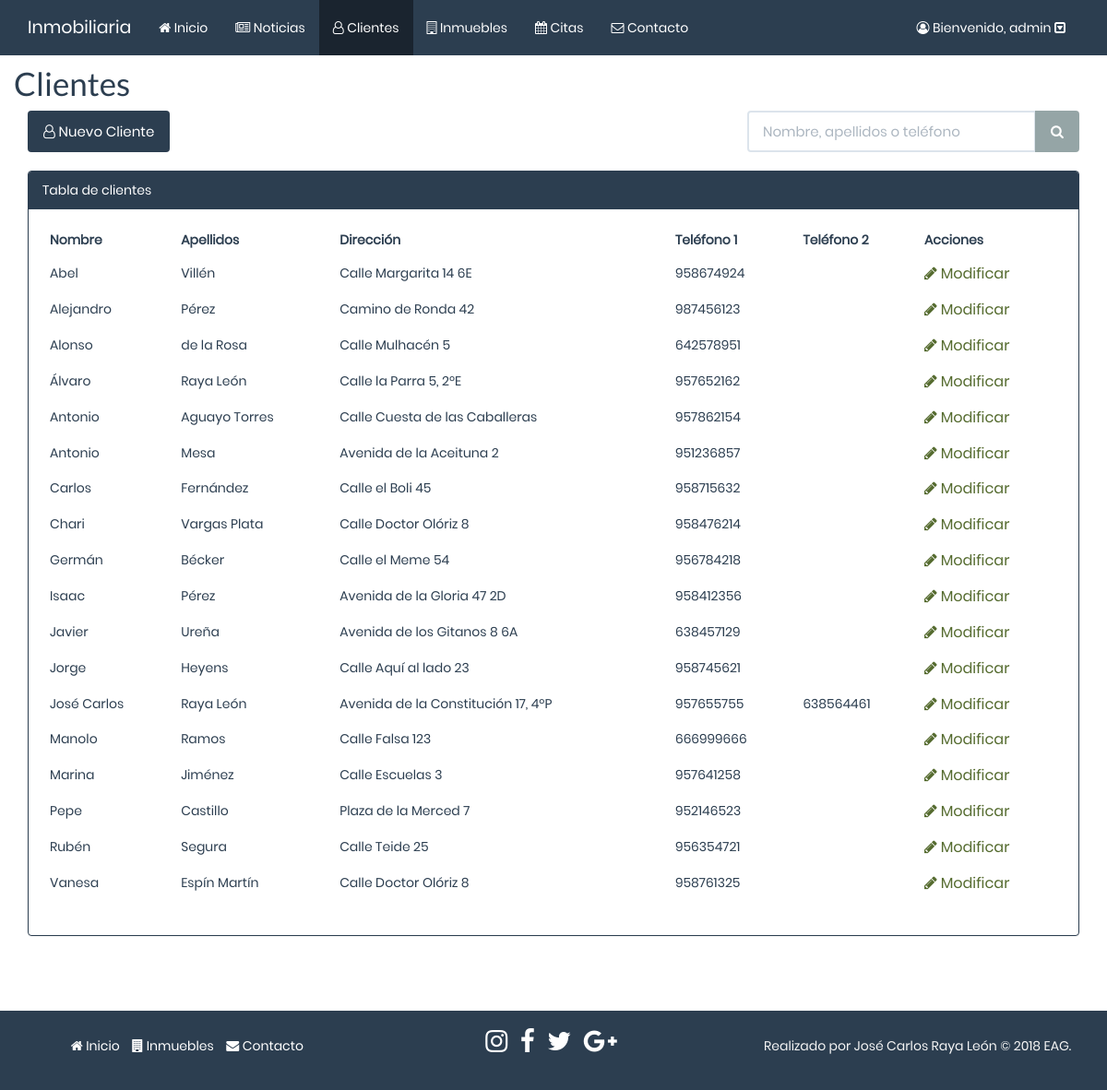
The page /php/clientes/clientes.php (signed in) on the database as committed earlier.
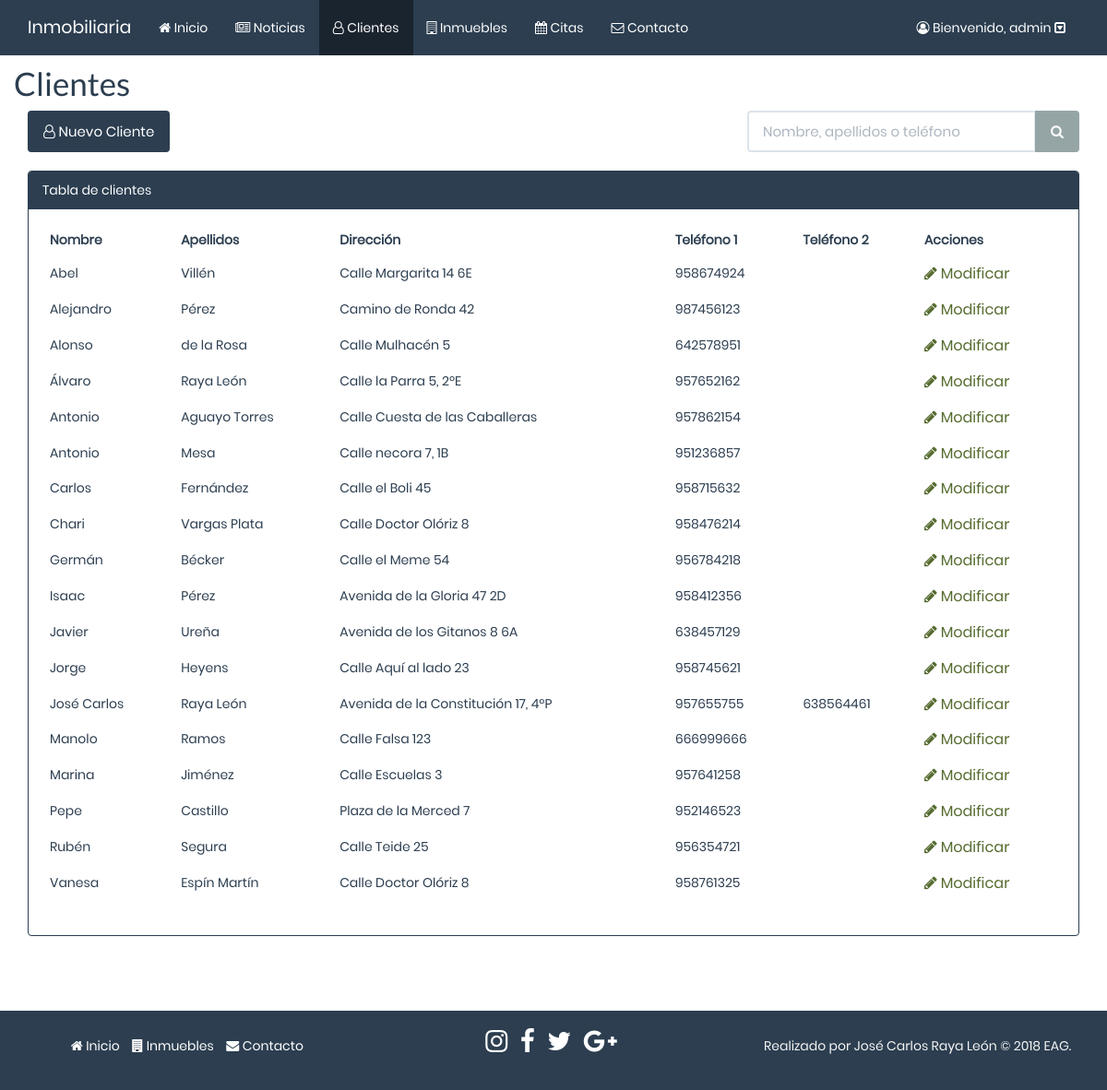
The same page on the database as committed later.
### tables this page shows
CREATE TABLE IF NOT EXISTS `clientes` (
`id` bigint(20) unsigned NOT NULL,
  `nombre` varchar(50) NOT NULL,
  `apellidos` varchar(50) NOT NULL,
  `direccion` varchar(150) NOT NULL,
  `telefono1` varchar(9) NOT NULL,
  `telefono2` varchar(9) NOT NULL,
  `nombre_usuario` varchar(15) NOT NULL,
  `pass` varchar(32) NOT NULL
);

### php/clientes/clientes.php (the view, shortened to what this page needs)
<?php
include '../funciones.php';
?>
<!DOCTYPE html>
<html lang="en">
<head>
</head>
<body>
    <div class="row">
    </div>
        <div class="container" id="wrap">
            <div class="row">
               <h1>Clientes</h1>
                <div class="col-sm-6 col-md-7 col-lg-8 hidden-xs">
                    <a href="insertar_cliente.php" class="btn bg-primary"><span class="fa fa-user-o"></span> Nuevo Cliente</a>
                </div>
                <div class="col-xs-12 col-sm-6 col-md-5 col-lg-4 text-right">
                    <form action="#" method="get">
                        <div class="input-group">
                            <input class="form-control" type="text" name="buscar" placeholder="Nombre, apellidos o teléfono">
                            <div class="input-group-btn">
                                <button class="btn btn-default" type="submit" name="enviarBuscar">
                                    <i class="fa fa-search"></i>
                                </button>
                            </div>
                        </div>
                    </form>
                </div>
            </div>
            <br>
            <?php
            if(isset($_GET['enviarBuscar'])){
                $busqueda = $_GET['buscar'];
                $cons_bus_cli = "select *
                                    from clientes
                                    where id > 0
                                    and (nombre like '%$busqueda%'
                                    or apellidos like '%$busqueda%'
                                    or telefono1 like '%$busqueda%'
                                    or telefono2 like '%$busqueda%')
                                    order by nombre";
                $clientes = db_query($cons_bus_cli);
                if(mysqli_num_rows($clientes) == 0){
                    ?>
                    <h2><span class="fa fa-info-circle text-info"></span> No se han encontrado resultados</h2>
                    <?php
                }else{
                    tablaClientes($cons_bus_cli, $busqueda);
                }
            }else{
                $cons_clientes = "select * from clientes
                                        where id > 0
                                        order by nombre";
                tablaClientes($cons_clientes);
            }
        ?>
                            <?php
    function tablaClientes($cons){
        ?>
                   <div class="panel panel-primary">
                       <div class="panel-heading">
                           Tabla de clientes
                       </div>
                       <div class="panel-body">
                    <div class="table-responsive">
                        <table class="table table-hover">
                            <thead>
                                <th>Nombre</th>
                                <th>Apellidos</th>
                                <th>Dirección</th>
                                <th>Teléfono 1</th>
                                <th>Teléfono 2</th>
                                <th>Acciones</th>
                            </thead>
                            <tbody>
                                <?php
                    $clientes = db_query($cons);
                    while($fila = mysqli_fetch_array($clientes, MYSQLI_ASSOC)){
                        ?>
                                    <tr>
                                        <td>
                                            <?php echo $fila['nombre']; ?>
                                        </td>
                                        <td>
                                            <?php echo $fila['apellidos']; ?>
                                        </td>
                                        <td>
                                            <?php echo $fila['direccion']; ?>
                                        </td>
                                        <td>
                                            <?php echo $fila['telefono1']; ?>
                                        </td>
                                        <td>
                                            <?php echo $fila['telefono2']; ?>
                                        </td>
                                        <td>
                                            <a class="btn-m" href="mod_cliente.php?id=<?php echo $fila['id'] ?>">
                                            <span class="fa fa-pencil"></span> Modificar</a>
                                        </td>
                                    </tr>
                                    <?php
                    }
                    ?>
                            </tbody>
                        </table>
                    </div>
                </div>
            </div>
        <?php
    }
    ?>
        </div>
</body>
</html>

Rows that differ between the two databases and show on the page:
changed clientes "Mesa": direccion "Avenida de la Aceituna 2" → "Calle necora 7, 1B"
